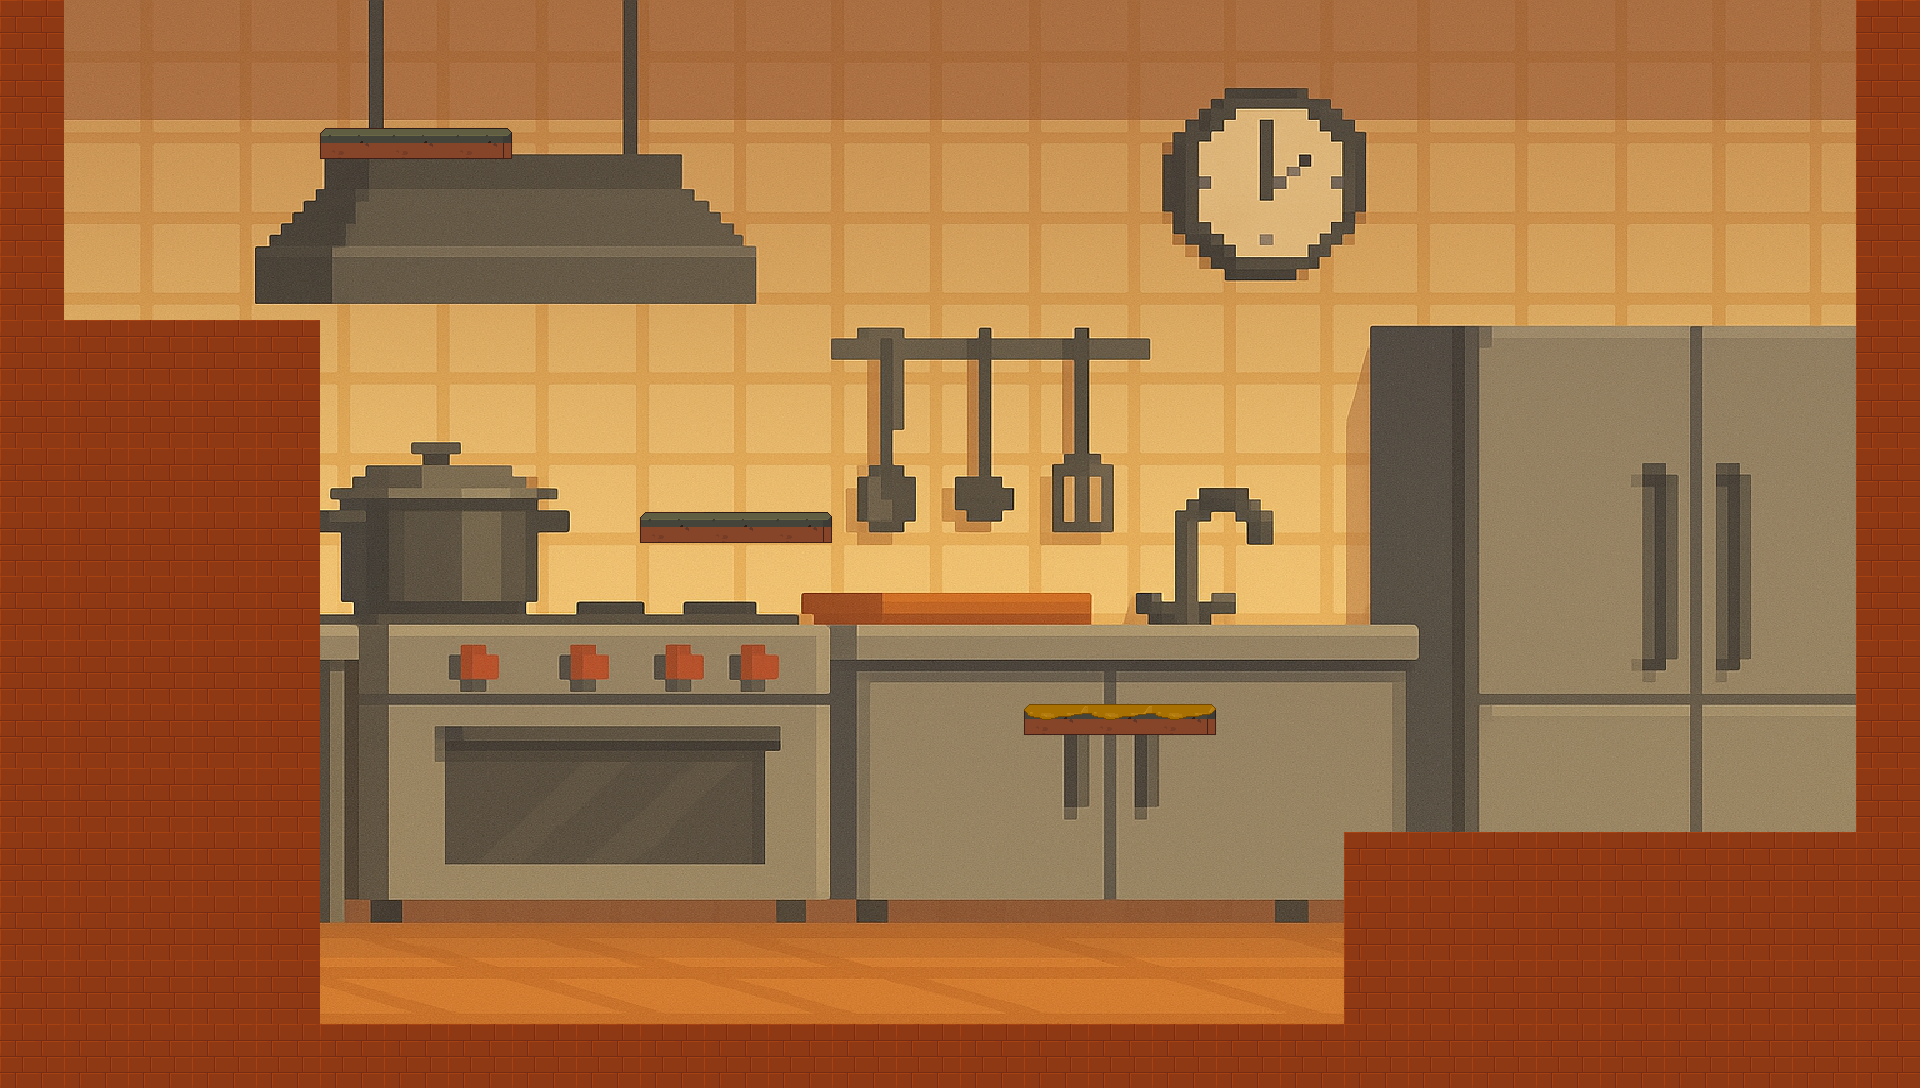

This is a level from a 2D game, rendered from its Tiled map with the project's own tilesets. A one-line summary and the complete map file follow:
An orthogonal 30x17 tile map with 64x64 px tiles, 2 tile layers (Camada de Blocos 1, Camada de Blocos 2), 2 tilesets, 1 image layer and 3 objects.

<map version="1.10" tiledversion="1.11.2" orientation="orthogonal" renderorder="right-down" width="30" height="17" tilewidth="64" tileheight="64" infinite="0" nextlayerid="8" nextobjectid="26">
 <tileset firstgid="1" source="tile-cozinha-esgoto.tsx" />
 <tileset firstgid="29" source="tile-esgoto-cozinha.tsx" />
 <imagelayer id="2" name="Camada de Imagens 1">
  <image source="cozinha.png" width="1920" height="1088" />
 </imagelayer>
 <layer id="1" name="Camada de Blocos 1" width="30" height="17">
  <properties>
   <property name="type" value="interactive-block" />
  </properties>
  <data encoding="csv">
12,0,0,0,0,0,0,0,0,0,0,0,0,0,0,0,0,0,0,0,0,0,0,0,0,0,0,0,0,12,
12,0,0,0,0,0,0,0,0,0,0,0,0,0,0,0,0,0,0,0,0,0,0,0,0,0,0,0,0,12,
12,0,0,0,0,21,28,14,0,0,0,0,0,0,0,0,0,0,0,0,0,0,0,0,0,0,0,0,0,12,
12,0,0,0,0,0,0,0,0,0,0,0,0,0,0,0,0,0,0,0,0,0,0,0,0,0,0,0,0,12,
12,0,0,0,0,0,0,0,0,0,0,0,0,0,0,0,0,0,0,0,0,0,0,0,0,0,0,0,0,12,
12,12,12,12,12,0,0,0,0,0,0,0,0,0,0,0,0,0,0,0,0,0,0,0,0,0,0,0,0,12,
12,12,12,12,12,0,0,0,0,0,0,0,0,0,0,0,0,0,0,0,0,0,0,0,0,0,0,0,0,12,
12,12,12,12,12,0,0,0,0,0,0,0,0,0,0,0,0,0,0,0,0,0,0,0,0,0,0,0,0,12,
12,12,12,12,12,0,0,0,0,0,21,28,14,0,0,0,0,0,0,0,0,0,0,0,0,0,0,0,0,12,
12,12,12,12,12,0,0,0,0,0,0,0,0,0,0,0,0,0,0,0,0,0,0,0,0,0,0,0,0,12,
12,12,12,12,12,0,0,0,0,0,0,0,0,0,0,0,0,0,0,0,0,0,0,0,0,0,0,0,0,12,
12,12,12,12,12,0,0,0,0,0,0,0,0,0,0,0,21,28,14,0,0,0,0,0,0,0,0,0,0,12,
12,12,12,12,12,0,0,0,0,0,0,0,0,0,0,0,0,0,0,0,0,0,0,0,0,0,0,0,0,12,
12,12,12,12,12,0,0,0,0,0,0,0,0,0,0,0,0,0,0,0,0,12,12,12,12,12,12,12,12,12,
12,12,12,12,12,0,0,0,0,0,0,0,0,0,0,0,0,0,0,0,0,12,12,12,12,12,12,12,12,12,
12,12,12,12,12,0,0,0,0,0,0,0,0,0,0,0,0,0,0,0,0,12,12,12,12,12,12,12,12,12,
12,12,12,12,12,40,40,40,40,40,40,40,40,40,40,40,40,40,40,40,40,12,12,12,12,12,12,12,12,12
</data>
 </layer>
 <layer id="7" name="Camada de Blocos 2" width="30" height="17">
  <data encoding="csv">
0,0,0,0,0,0,0,0,0,0,0,0,0,0,0,0,0,0,0,0,0,0,0,0,0,0,0,0,0,0,
0,0,0,0,0,0,0,0,0,0,0,0,0,0,0,0,0,0,0,0,0,0,0,0,0,0,0,0,0,0,
0,0,0,0,0,0,0,0,0,0,0,0,0,0,0,0,0,0,0,0,0,0,0,0,0,0,0,0,0,0,
0,0,0,0,0,0,0,0,0,0,0,0,0,0,0,0,0,0,0,0,0,0,0,0,0,0,0,0,0,0,
0,0,0,0,0,0,0,0,0,0,0,0,0,0,0,0,0,0,0,0,0,0,0,0,0,0,0,0,0,0,
0,0,0,0,0,0,0,0,0,0,0,0,0,0,0,0,0,0,0,0,0,0,0,0,0,0,0,0,0,0,
0,0,0,0,0,0,0,0,0,0,0,0,0,0,0,0,0,0,0,0,0,0,0,0,0,0,0,0,0,0,
0,0,0,0,0,0,0,0,0,0,0,0,0,0,0,0,0,0,0,0,0,0,0,0,0,0,0,0,0,0,
0,0,0,0,0,0,0,0,0,0,0,0,0,0,0,0,0,0,0,0,0,0,0,0,0,0,0,0,0,0,
0,0,0,0,0,0,0,0,0,0,0,0,0,0,0,0,0,0,0,0,0,0,0,0,0,0,0,0,0,0,
0,0,0,0,0,0,0,0,0,0,0,0,0,0,0,0,0,0,0,0,0,0,0,0,0,0,0,0,0,0,
0,0,0,0,0,0,0,0,0,0,0,0,0,0,0,0,23,24,25,0,0,0,0,0,0,0,0,0,0,0,
0,0,0,0,0,0,0,0,0,0,0,0,0,0,0,0,0,0,0,0,0,0,0,0,0,0,0,0,0,0,
0,0,0,0,0,0,0,0,0,0,0,0,0,0,0,0,0,0,0,0,0,0,0,0,0,0,0,0,0,0,
0,0,0,0,0,0,0,0,0,0,0,0,0,0,0,0,0,0,0,0,0,0,0,0,0,0,0,0,0,0,
0,0,0,0,0,0,0,0,0,0,0,0,0,0,0,0,0,0,0,0,0,0,0,0,0,0,0,0,0,0,
0,0,0,0,0,0,0,0,0,0,0,0,0,0,0,0,0,0,0,0,0,0,0,0,0,0,0,0,0,0
</data>
 </layer>
 <objectgroup id="5" name="blocos" visible="0" />
 <objectgroup id="6" name="efeito" visible="0">
  <object id="14" gid="23" x="1024" y="768" width="64" height="64" />
  <object id="15" gid="25" x="1152" y="768" width="64" height="64" />
  <object id="16" gid="24" x="1088.5" y="768" width="64" height="64" />
 </objectgroup>
</map>